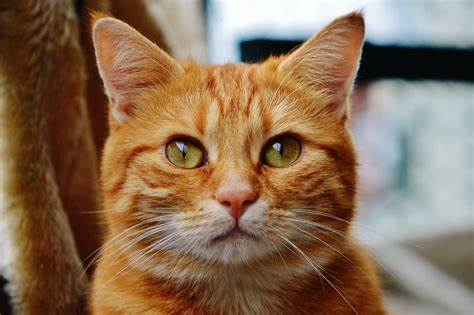
#> input picture Images/cat.jpeg, 474 x 315 px
$ python Histogram_Computation.py
#> lines starting #> are read from the running program, lines starting #| are printed output that depends on the picture; after the words box and inside, x2 and y2 are one past the last pixel; in counts of white or black regions, pixels touching at a corner belong together
import cv2 as cv
import matplotlib.pyplot as plt
import numpy as np
img = cv.imread('Images/cat.jpeg')
#> img is the input picture: shape (315, 474, 3); mean B, G, R 85.7, 110.3, 137.7
cv.imshow('Cat', img)
blank = np.zeros(img.shape[:2], dtype='uint8')

gray = cv.cvtColor(img, cv.COLOR_BGR2GRAY)
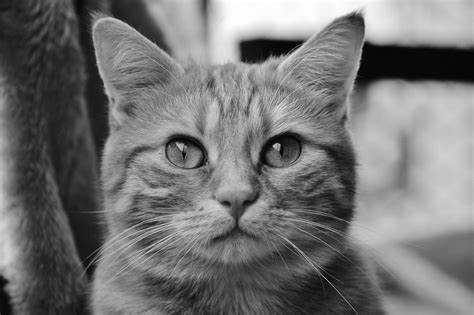
#> gray: shape (315, 474); min 0, max 255, mean 115.7
cv.imshow('Gray', gray)

# masking means hiding some part of the image
circle = cv.circle(
    blank.copy(), (img.shape[1]//2, img.shape[0]//2), 100, 100, -1)
rectangle = cv.rectangle(blank.copy(), (30, 30),
                         (200, 200), 100, -1)

mask = cv.bitwise_and(rectangle, circle)
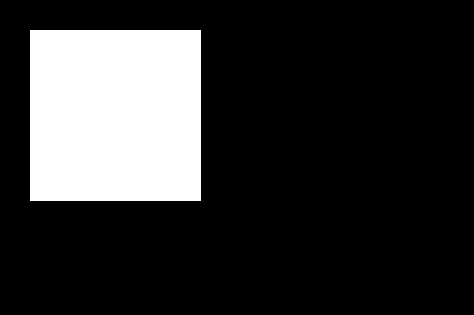
#> rectangle: shape (315, 474); values 0 (black) and 100 (white), 19.6% white; 1 white region, box (x1, y1, x2, y2) and area: (30, 30, 201, 201) 29241
cv.imshow('Mask', mask)
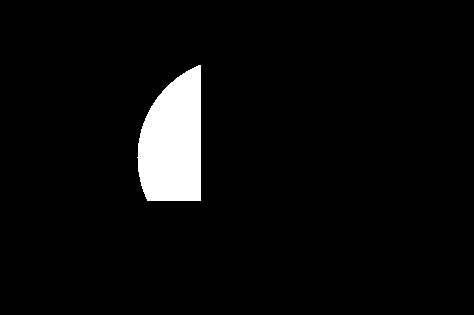
#> window 'Mask': shape (315, 474); values 0 (black) and 100 (white), 4.6% white; 1 white region, box (x1, y1, x2, y2) and area: (137, 65, 201, 201) 6908


masked_img = cv.bitwise_and(gray, gray, mask=mask)
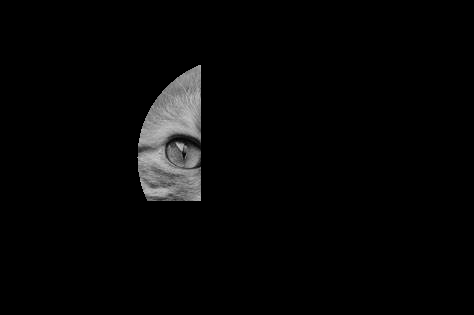
#> masked_img: shape (315, 474); min 0, max 204, mean 6.1
cv.imshow('Masked Image', masked_img)

# GRAYSCALE HISTOGRAM
gray_hist = cv.calcHist([gray], [0], mask, [256], [0, 256])
#> gray_hist = 256 values, max 111 at index 136, min 0 at index 0, mean 26.98
# param1: image, param2: channels, param3: mask, param4: histSize, param5: ranges
# histsize is the number of bins that is used to calculate the histogram


plt.figure()
plt.title('Grayscale Histogram')
plt.xlabel('Bins')
plt.ylabel('# of pixels')
plt.plot(gray_hist)
plt.xlim([0, 256])
plt.show()
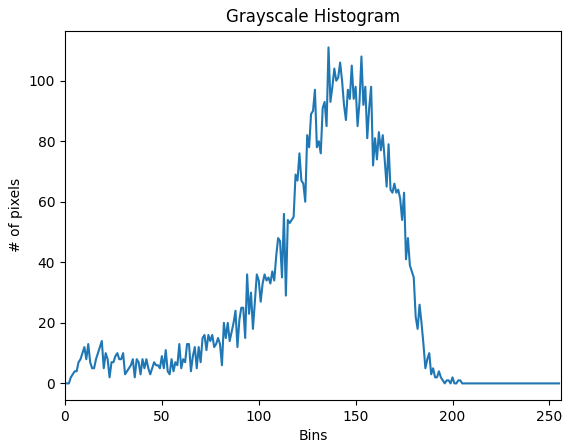
#> figure drawn by matplotlib, 1 panel; curve peaks at x = 136, y = 111

# COLOR HISTOGRAM
plt.figure()
plt.title('Color Histogram')
plt.xlabel('Bins')
plt.ylabel('# of pixels')
colors = ('b', 'g', 'r')
for i, col in enumerate(colors):
    hist = cv.calcHist([img], [i], mask, [256], [0, 256])
    plt.plot(hist, color=col)
    plt.xlim([0, 256])
plt.show()
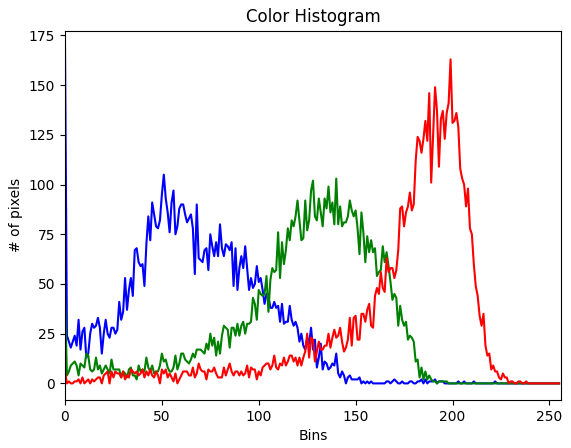
#> figure drawn by matplotlib, 1 panel; curve peaks at x = 0, y = 169; curve peaks at x = 140, y = 103; curve peaks at x = 199, y = 163


cv.waitKey(0)

$ run again, with Images/th.jpeg copied over Images/cat.jpeg
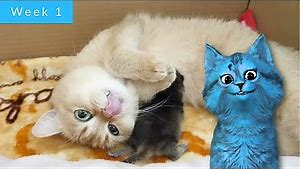
#> input picture Images/th.jpeg, 301 x 169 px
#> img is the input picture: shape (169, 301, 3); mean B, G, R 134.2, 148.3, 148.7
#> `mask = cv.bitwise_and(rectangle, circle)`:
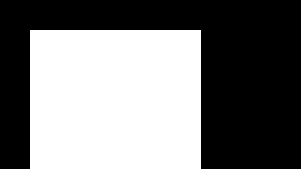
#> rectangle: shape (169, 301); values 0 (black) and 100 (white), 46.7% white; 1 white region, box (x1, y1, x2, y2) and area: (30, 30, 201, 169) 23769
#> gray_hist = 256 values, max 235 at index 206, min 0 at index 255, mean 76.09
#> `plt.show()`:
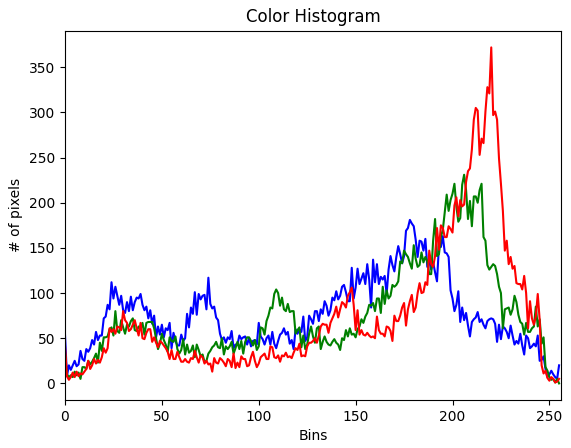
#> figure drawn by matplotlib, 1 panel; curve peaks at x = 178, y = 181; curve peaks at x = 206, y = 231; curve peaks at x = 220, y = 372
